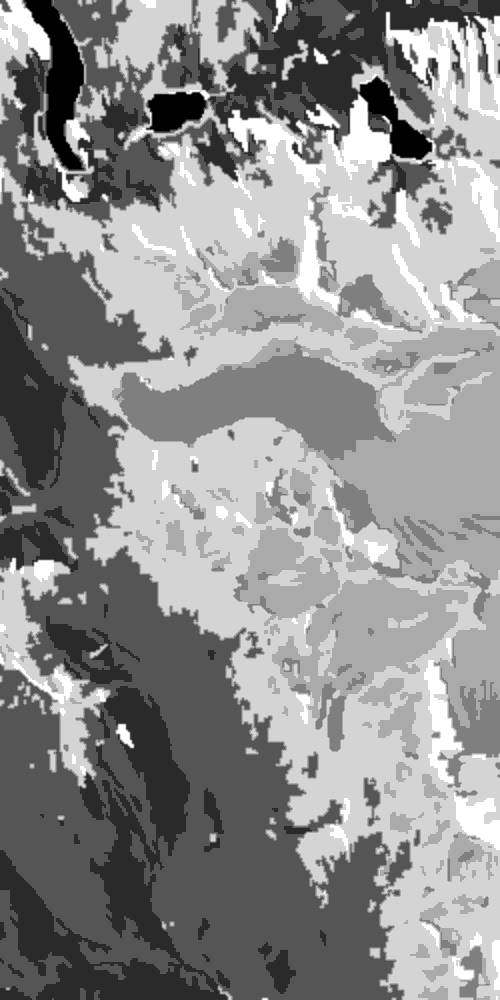
#> input picture data/labels_train.tif, 500 x 1000 px
$ python ex04_classification.py
#> lines starting #> are read from the running program, lines starting #| are printed output that depends on the picture
# -*- coding: utf-8 -*-
"""
Spectral channels (visual bands)
1 0.45-0.52 µm, blue-green
2 0.52-0.60 µm, green
3 0.63-0.69 µm, red
4 0.76-0.90 µm, near infrared
5 1.55-1.75 µm, mid infrared
6 10.4-12.5 µm (60 × 60 m) Thermal channel
7 2.08-2.35 µm, mid infrared

"""
import numpy as np
import matplotlib.pyplot as plt
from sklearn.naive_bayes import GaussianNB
from sklearn.metrics import confusion_matrix, accuracy_score
# from mlxtend.plotting import plot_decision_regions

plt.close('all')

label_to_color = {
    1: [0,  0, 128], # water
    2: [0,  128, 0], # forest
    3: [0,  255,  0], # vegetation
    4: [0, 221, 221], # ice
    5: [255, 255, 255], # snow
    6: [255, 0, 0], # rock
    7: [80, 80, 80] # shadow
}

# convert one channel label image [nxm] to a given colormap
# resutling in a rgb image [nxmx3]
def label2rgb(img_label, label_to_color):
    h, w = img_label.shape
    img_rgb = np.zeros((h, w, 3), dtype=np.uint8)
    for gray, rgb in label_to_color.items():
        img_rgb[img_label == gray, :] = rgb
    return img_rgb

# options
num_channels = 7 # 3 or 7

# load label image (values from 1 to 7 in a single image)
img_label_train = plt.imread('data/labels_train.tif')
#> img_label_train is the input picture: shape (1000, 500); min 1, max 7, mean 4.35
img_label_train_color = label2rgb(img_label_train,label_to_color)
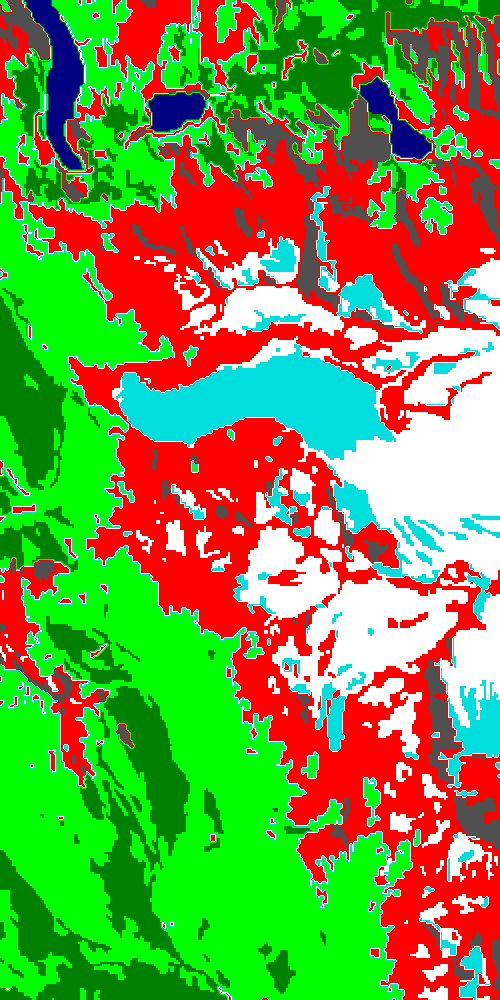
#> img_label_train_color: shape (1000, 500, 3); mean R, G, B 121.5, 150.7, 67.6

# load traindata (7 images of 1 band each)
traindata = np.zeros((img_label_train.shape[0],img_label_train.shape[1],7))
for ii in range(0,7):
    I = plt.imread('data/band' + str(ii+1) + '_train.tif')
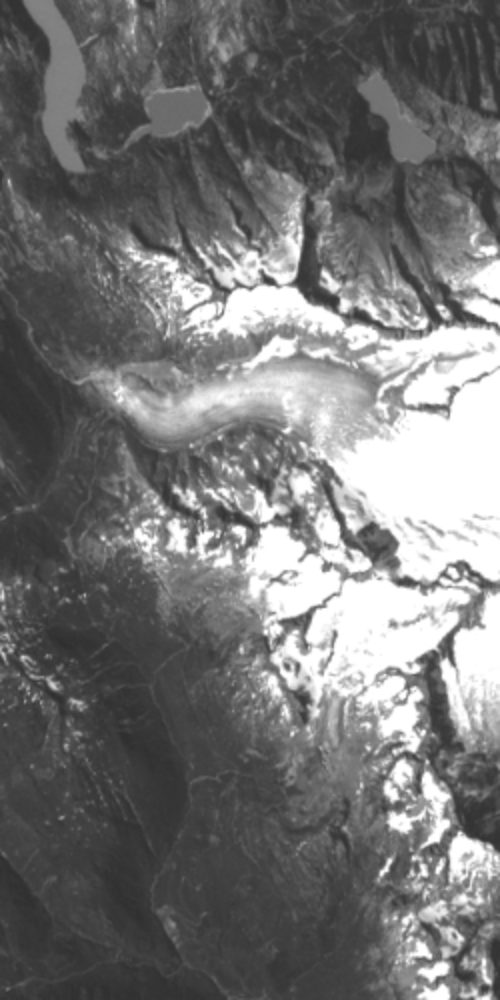
#> input picture data/band1_train.tif, 500 x 1000 px
#> I is the input picture: shape (1000, 500); min 46, max 255, mean 116.7
#> (the run stopped early here; a loop or call above may not have finished)
